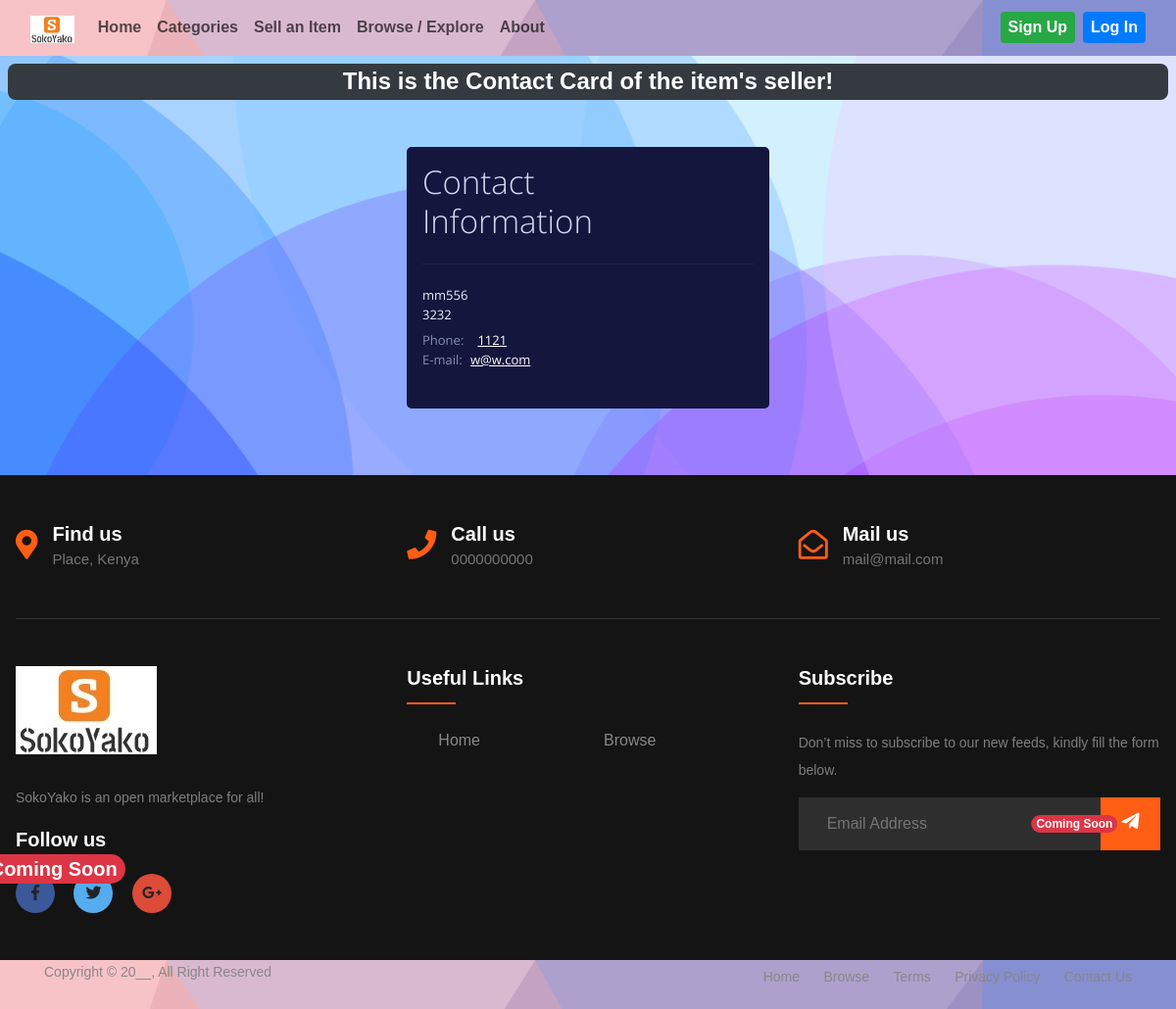
The page /view-seller-contact-card/7/ on the database as committed earlier.
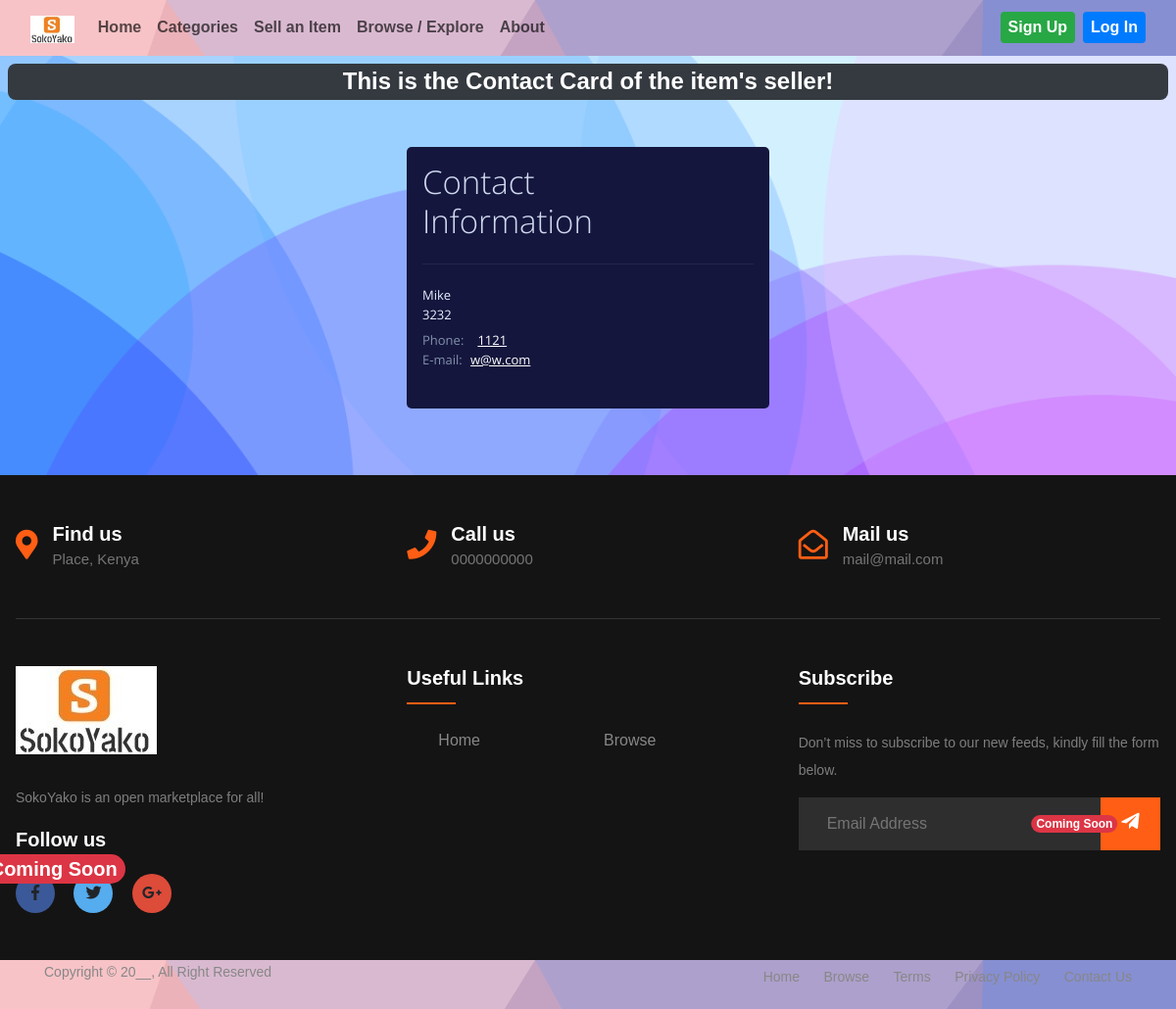
The same page on the database as committed later.
### base/models.py (models this page shows, shortened)
class ContactCard(models.Model):
    user = models.OneToOneField(User, on_delete=models.CASCADE)
    full_name = models.CharField(max_length=60)
    phone_number = models.CharField(max_length=15)
    email = models.EmailField()
    address = models.CharField(max_length=60)
    location = models.CharField(max_length=400, blank=True, null=True)

### base/views.py (the view)
# urls.py: path('view-seller-contact-card/<int:seller_id>/', views.view_seller_contact_card, name='view_seller_contact_card'),
def view_seller_contact_card(request, seller_id):
    seller = get_object_or_404(User, id=seller_id)
    seller_contact_card = get_object_or_404(ContactCard, user=seller)
    if request.user.is_authenticated:
        try:
            contact_card = ContactCard.objects.get(user=request.user)
        except ContactCard.DoesNotExist:
            contact_card = None
    else:
        contact_card = None
    return render(request, 'view_seller_contact_card.html', {
        'contact_card': contact_card,
        'seller_contact_card': seller_contact_card
    })

### base/templates/view_seller_contact_card.html (shortened to what this page needs)
{% extends 'layout.html' %}
{% load static %}
{% block data %}
    <div class="container-fluid p-2 clearfix">
        <h2 class="mb-5 fs-3 text-center text-white fs-4 fw-bolder bg-dark p-1 rounded-3"> This is the Contact Card of the item's seller!</h2>
        <div class="contact mt-2 p-3 ">
            <h2 class="h2cnt">
                Contact
                <br>
                Information
            </h2>
            <hr class="hrcnt">
            <h3 class="h3cnt">
                {{ seller_contact_card.full_name}}
                <br>
                {{ seller_contact_card.address }}
            </h3>
            <p class="pcnt">
                <span class="prefix ">Phone:</span>
                <a href="tel:#" class="phone text-decoration-underline">{{ seller_contact_card.phone_number }}</a>
                <br>
                E-mail:
                <a class="email text-decoration-underline" href="mailto:#">{{ seller_contact_card.email }}</a>
            </p>
        </div>
    </div>
{% endblock %}

Rows that differ between the two databases and show on the page:
changed ContactCard "w@w.com": full_name "mm556" → "Mike"
